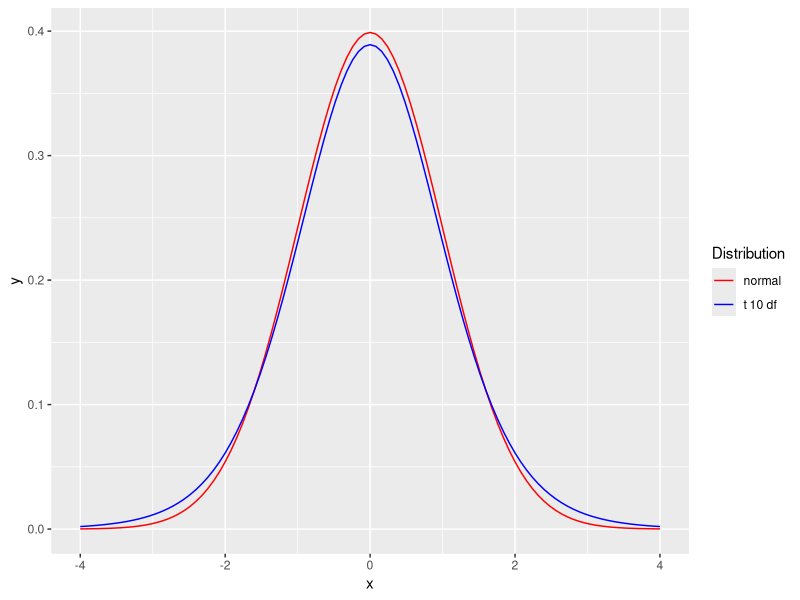
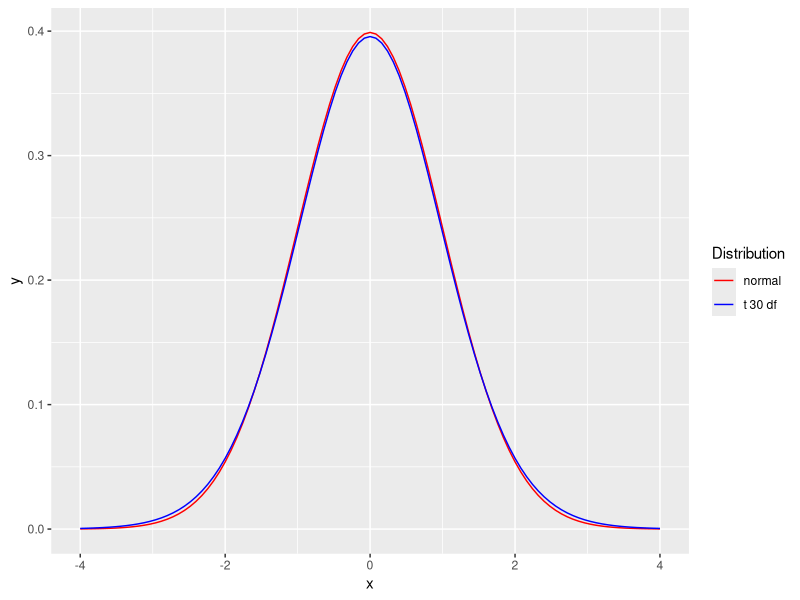
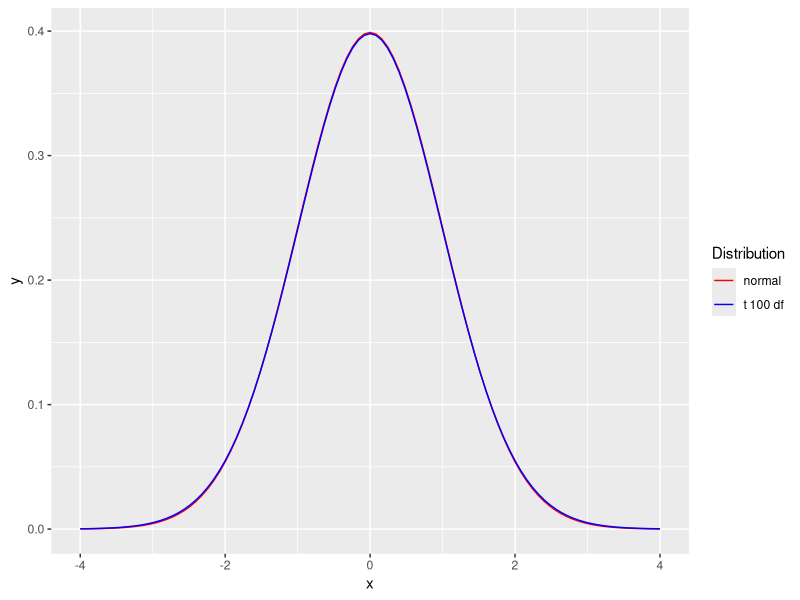

Here is the R script that generated these plots, in order:
## ---- chunk 1

# 10 df

qt(0.975, df = 10)

# 30 df

qt(0.975, df = 30)

# 100 df

qt(0.975, df = 100)

# finally the standard normal

qnorm(0.975)

## ---- chunk 2


library(ggplot2)

p1 <- ggplot(data.frame(x = c(-4, 4)), aes(x = x)) +
  stat_function(fun = dnorm, aes(colour = "normal")) +
  stat_function(fun = dt, args = list(df = 10), aes(colour = "t 10 df")) +
  scale_colour_manual("Distribution", values = c("red", "blue"))

p1
## ---- chunk 3


p2 <- ggplot(data.frame(x = c(-4, 4)), aes(x = x)) +
  stat_function(fun = dnorm, aes(colour = "normal")) +
  stat_function(fun = dt, args = list(df = 30), aes(colour = "t 30 df")) +
  scale_colour_manual("Distribution", values = c("red", "blue"))

p2
## ---- chunk 4


p3 <- ggplot(data.frame(x = c(-4, 4)), aes(x = x)) +
  stat_function(fun = dnorm, aes(colour = "normal")) +
  stat_function(fun = dt,
                args = list(df = 100),
                aes(colour = "t 100 df")) +
  scale_colour_manual("Distribution", values = c("red", "blue"))

p3
